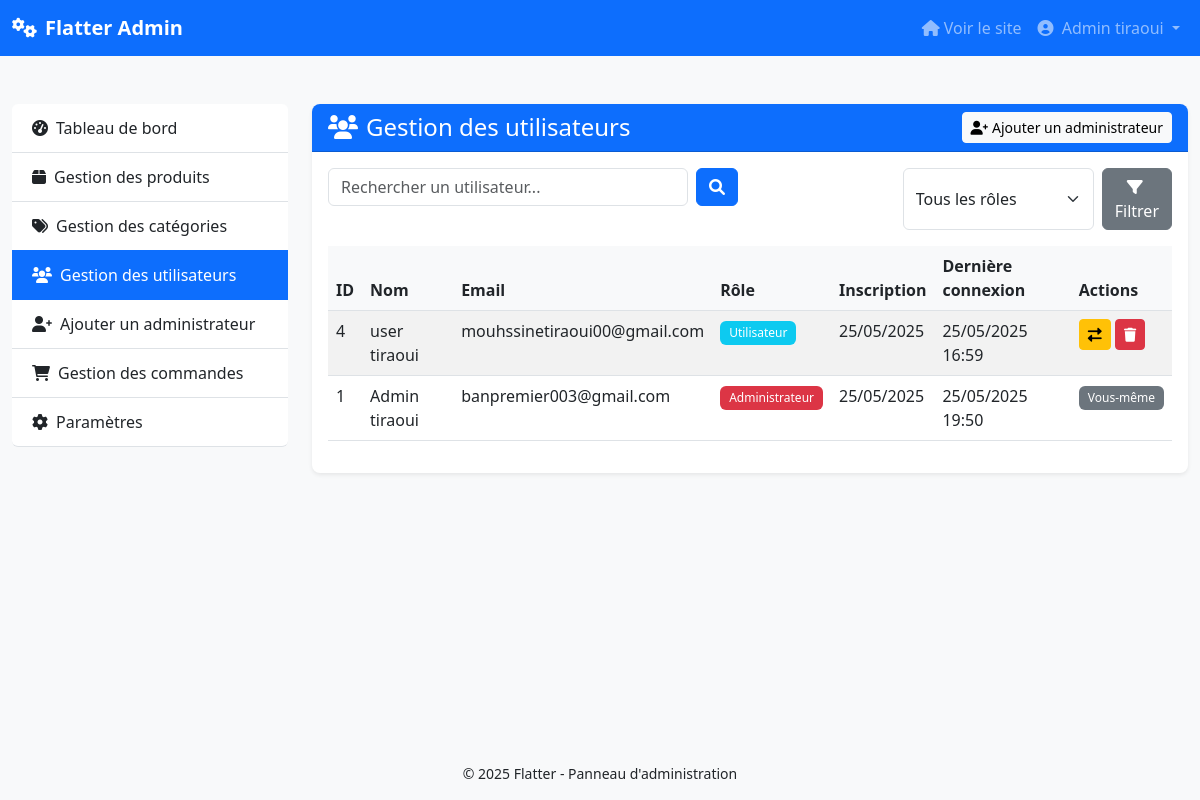
The page /admin/users.php (signed in) on the database its author committed.
### tables this page shows
CREATE TABLE `users` (
  `id` int(11) NOT NULL,
  `email` varchar(255) NOT NULL,
  `password` varchar(255) NOT NULL,
  `firstname` varchar(100) NOT NULL,
  `lastname` varchar(100) NOT NULL,
  `role` enum('user','admin') NOT NULL DEFAULT 'user',
  `created_at` timestamp NOT NULL DEFAULT current_timestamp(),
  `last_login` timestamp NULL DEFAULT NULL
);

### admin/users.php (the view, shortened to what this page needs)
<?php
$users = [];
$currentPage = 1;
$limit = 10;
$conn = mysqli_connect(DB_HOST, DB_USER, DB_PASS, DB_NAME);
if (!$conn) {
    $error = "Erreur de connexion à la base de données: " . mysqli_connect_error();
} else {
    $offset = ($currentPage - 1) * $limit;
    $query = "SELECT id, email, firstname, lastname, role, created_at, last_login
             FROM users
             ORDER BY created_at DESC
             LIMIT ?, ?";
    $stmt = mysqli_prepare($conn, $query);
    mysqli_stmt_bind_param($stmt, "ii", $offset, $limit);
    mysqli_stmt_execute($stmt);
    $result = mysqli_stmt_get_result($stmt);
    while ($row = mysqli_fetch_assoc($result)) {
        $users[] = $row;
    }
}
require_once 'admin_header.php';
?>
<div class="container-fluid py-4">
    <div class="row">
        <div class="col-md-3">
            <div class="list-group">
                <a href="index.php" class="list-group-item list-group-item-action">
                    <i class="fas fa-tachometer-alt me-2"></i>Tableau de bord
                </a>
                <a href="products.php" class="list-group-item list-group-item-action">
                    <i class="fas fa-box me-2"></i>Gestion des produits
                </a>
                <a href="categories.php" class="list-group-item list-group-item-action">
                    <i class="fas fa-tags me-2"></i>Gestion des catégories
                </a>
                <a href="users.php" class="list-group-item list-group-item-action active">
                    <i class="fas fa-users me-2"></i>Gestion des utilisateurs
                </a>
                <a href="register.php" class="list-group-item list-group-item-action">
                    <i class="fas fa-user-plus me-2"></i>Ajouter un administrateur
                </a>
                <a href="orders.php" class="list-group-item list-group-item-action">
                    <i class="fas fa-shopping-cart me-2"></i>Gestion des commandes
                </a>
                <a href="settings.php" class="list-group-item list-group-item-action">
                    <i class="fas fa-cog me-2"></i>Paramètres
                </a>
            </div>
        </div>
        <div class="col-md-9">
            <div class="card shadow-sm mb-4">
                <div class="card-header bg-primary text-white d-flex justify-content-between align-items-center">
                    <h4 class="mb-0"><i class="fas fa-users me-2"></i>Gestion des utilisateurs</h4>
                    <a href="register.php" class="btn btn-light btn-sm">
                        <i class="fas fa-user-plus me-1"></i>Ajouter un administrateur
                    </a>
                </div>
                <div class="card-body">
                    <div class="row mb-3">
                        <div class="col-md-6">
                            <form action="" method="GET" class="d-flex">
                                <input type="text" name="search" class="form-control me-2" placeholder="Rechercher un utilisateur..." value="<?php echo isset($_GET['search']) ? htmlspecialchars($_GET['search']) : ''; ?>">
                                <button type="submit" class="btn btn-primary">
                                    <i class="fas fa-search"></i>
                                </button>
                            </form>
                        </div>
                        <div class="col-md-6 text-end">
                            <form action="" method="GET" class="d-inline-flex">
                                <select name="role" class="form-select me-2">
                                    <option value="">Tous les rôles</option>
                                </select>
                                <button type="submit" class="btn btn-secondary">
                                    <i class="fas fa-filter me-1"></i>Filtrer
                                </button>
                            </form>
                        </div>
                    </div>
                    <div class="table-responsive">
                        <table class="table table-hover table-striped">
                            <thead>
                                <tr>
                                    <th>ID</th>
                                    <th>Nom</th>
                                    <th>Email</th>
                                    <th>Rôle</th>
                                    <th>Inscription</th>
                                    <th>Dernière connexion</th>
                                    <th>Actions</th>
                                </tr>
                            </thead>
                            <tbody>
                                <?php if (empty($users)): ?>
                                <tr>
                                    <td colspan="7" class="text-center py-4">Aucun utilisateur trouvé</td>
                                </tr>
                                <?php else: ?>
                                    <?php foreach ($users as $user): ?>
                                    <tr>
                                        <td><?php echo $user['id']; ?></td>
                                        <td><?php echo htmlspecialchars($user['firstname'] . ' ' . $user['lastname']); ?></td>
                                        <td><?php echo htmlspecialchars($user['email']); ?></td>
                                        <td>
                                            <?php if ($user['role'] === 'admin'): ?>
                                                <span class="badge bg-danger">Administrateur</span>
                                            <?php else: ?>
                                                <span class="badge bg-info">Utilisateur</span>
                                            <?php endif; ?>
                                        </td>
                                        <td><?php echo date('d/m/Y', strtotime($user['created_at'])); ?></td>
                                        <td>
                                            <?php echo $user['last_login'] ? date('d/m/Y H:i', strtotime($user['last_login'])) : 'Jamais'; ?>
                                        </td>
                                        <td>
                                            <?php if ($user['id'] != $_SESSION['user_id']): ?>
                                                <form action="" method="POST" class="d-inline">
                                                    <button type="submit" name="change_role" class="btn btn-sm btn-warning confirm-action"
                                                            data-confirm-message="Êtes-vous sûr de vouloir changer le rôle de cet utilisateur ?" title="Changer le rôle">
                                                        <i class="fas fa-exchange-alt"></i>
                                                    </button>
                                                </form>
                                                <form action="" method="POST" class="d-inline">
                                                    <button type="submit" name="delete_user" class="btn btn-sm btn-danger confirm-action"
                                                            data-confirm-message="Êtes-vous sûr de vouloir supprimer cet utilisateur ?" title="Supprimer">
                                                        <i class="fas fa-trash"></i>
                                                    </button>
                                                </form>
                                            <?php else: ?>
                                                <span class="badge bg-secondary">Vous-même</span>
                                            <?php endif; ?>
                                        </td>
                                    </tr>
                                    <?php endforeach; ?>
                                <?php endif; ?>
                            </tbody>
                        </table>
                    </div>
                </div>
            </div>
        </div>
    </div>
</div>
<?php require_once 'admin_footer.php'; ?>

### css/admin.css (style rules this page uses)
body { min-height: 100vh; display: flex; flex-direction: column; background-color: #f8f9fa; }
.card { border-radius: 0.5rem; border: none; box-shadow: 0 0.125rem 0.25rem rgba(0, 0, 0, 0.075); margin-bottom: 1.5rem; }
.card-header { border-radius: 0.5rem 0.5rem 0 0 !important; font-weight: 500; }
.list-group-item { border-left: none; border-right: none; padding: 0.75rem 1.25rem; transition: all 0.2s ease; }
.list-group-item:first-child { border-top: none; }
.list-group-item.active { background-color: #0d6efd; border-color: #0d6efd; }
.table th { font-weight: 600; background-color: #f8f9fa; }
.badge { font-weight: 500; padding: 0.5em 0.75em; }

### rows shown on the page
users: id "4", firstname+lastname "user tiraoui", email "mouhssinetiraoui00@gmail.com", role "Utilisateur", created_at "25/05/2025", last_login "25/05/2025 16:59"
users: id "1", firstname+lastname "Admin tiraoui", email "banpremier003@gmail.com", role "Administrateur", created_at "25/05/2025", last_login "25/05/2025 19:50", shows "Vous-même"

### other values the page prints
$_SESSION['user_firstname'] . ' ' . $_SESSION['user_lastname'] "Admin tiraoui"
